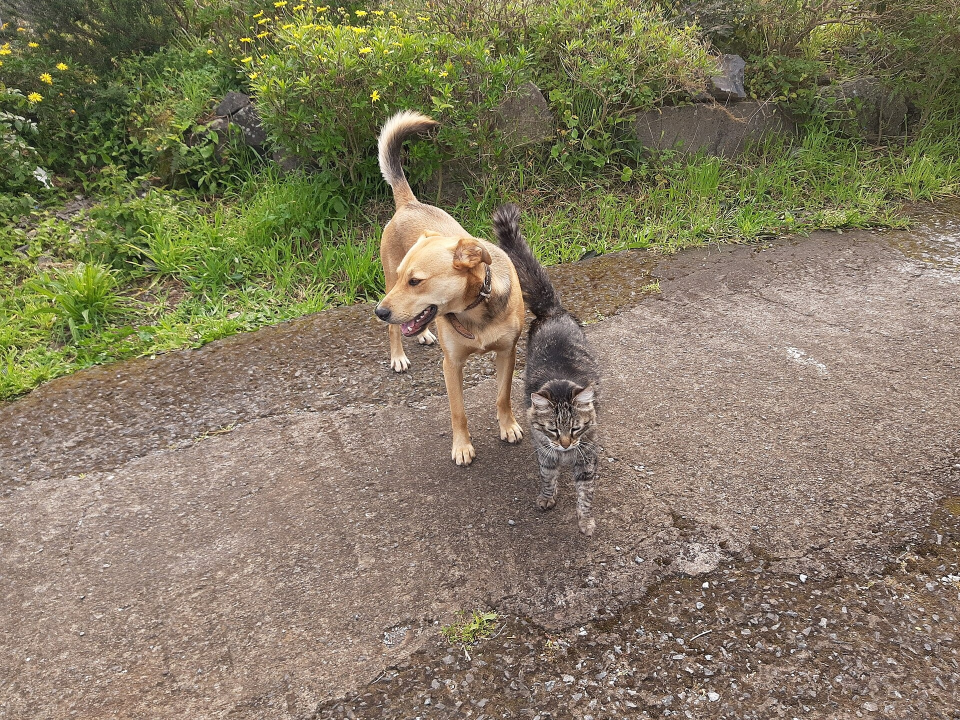
#> input picture assets/s2-0/occlusion_dogcat.jpg, 1920 x 1440 px, given in place of camp.jpg, which was not available (shown at 1/2 size)
$ python prepare_images.py ../../assets/s2-0/occlusion_dogcat.jpg
#> lines starting #> are read from the running program, lines starting #| are printed output that depends on the picture; after the words box and inside, x2 and y2 are one past the last pixel; in counts of white or black regions, pixels touching at a corner belong together
"""準備 S2-0 測試圖片（CC0），輸出到 assets/s2-0/。

用法：python scripts/s2_0/prepare_images.py <下載暫存目錄>
暫存目錄需要有：camp.jpg、girl_dog.jpg、picnic.jpg（rawpixel）、desk.jpg、dogcat.jpg（Wikimedia Commons）

illustration_camp.png 是由兩張 CC0 插畫合成：營地場景（太陽、雲、樹、帳篷）+ 遛狗的女孩。
女孩圖只把「和邊界相連的近白色背景」設為透明（內部的白色區域保留），再直接貼上。
"""

import sys
from pathlib import Path

import numpy as np
from PIL import Image
from scipy import ndimage

from common import IMAGES


def cut_outer_background(im: Image.Image, thresh: int = 235) -> Image.Image:
    rgb = np.asarray(im.convert("RGB"))
    light = (rgb >= thresh).all(axis=2)
    labels, _ = ndimage.label(light)
    border = set(np.unique(np.concatenate([labels[0], labels[-1], labels[:, 0], labels[:, -1]]))) - {0}
    outside = np.isin(labels, list(border))
    alpha = np.where(outside, 0, 255).astype(np.uint8)
    alpha = np.asarray(Image.fromarray(alpha).filter(__import__("PIL.ImageFilter").ImageFilter.GaussianBlur(0.7)))
    return Image.fromarray(np.dstack([rgb, alpha]), "RGBA")

src = Path(sys.argv[1])
IMAGES.mkdir(parents=True, exist_ok=True)

# 1. 插畫：營地場景 + 女孩與狗
camp = Image.open(src / "camp.jpg").convert("RGB")            # 1024x1024，場景置中
#> camp is the input picture: PIL image 1920x1440 RGB; mean R, G, B 131.7, 122.9, 98
w, h = camp.size
#> w = 1920; h = 1440
scene = camp.crop((0, int(h * 0.12), w, int(h * 0.12) + 768))  # 取 1024x768 的橫幅
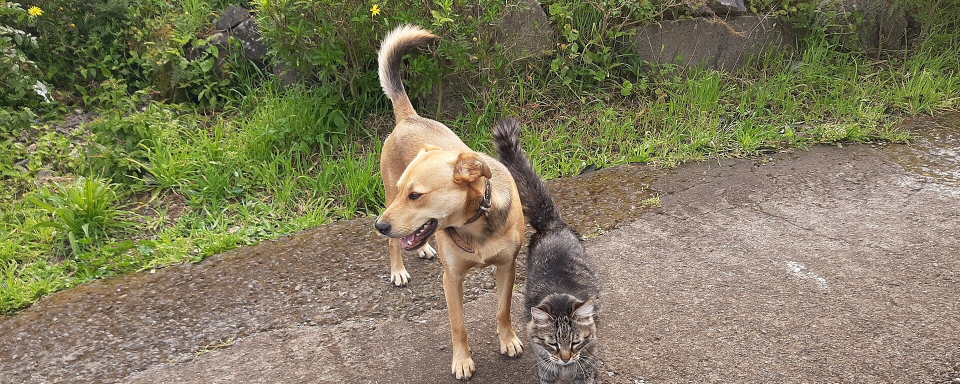
#> scene: PIL image 1920x768 RGB (shown at 1/2 size); mean R, G, B 128.5, 123.3, 93.7
girl = cut_outer_background(Image.open(src / "girl_dog.jpg"))
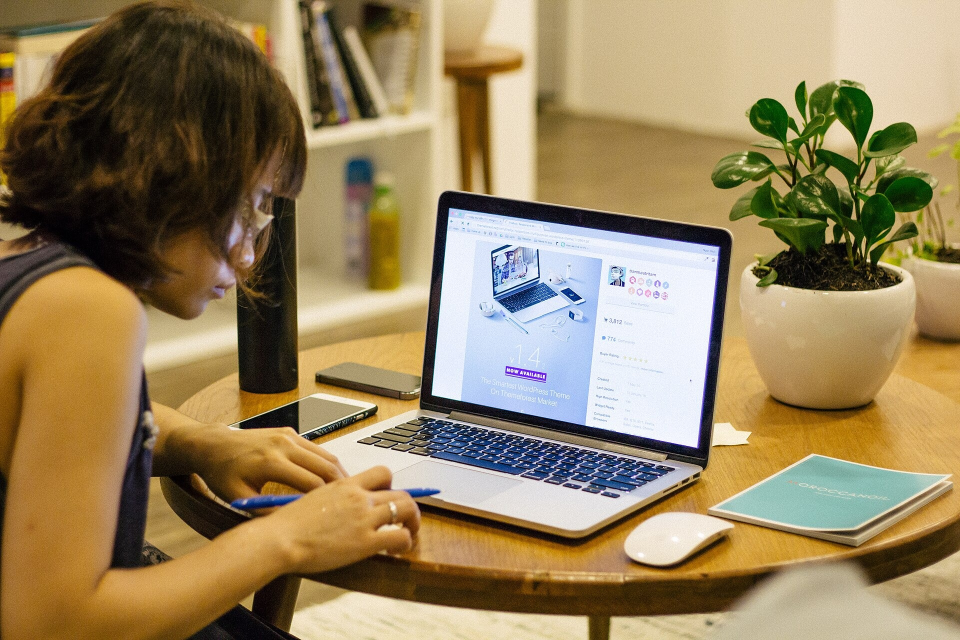
#> input picture assets/s2-0/photo_desk.jpg, 1920 x 1280 px, given in place of girl_dog.jpg, which was not available (shown at 1/2 size)
#> in cut_outer_background, rgb is the input picture: shape (1280, 1920, 3); mean R, G, B 151, 131.6, 94.8
#> in cut_outer_background, `light = (rgb >= thresh).all(axis=2)`:
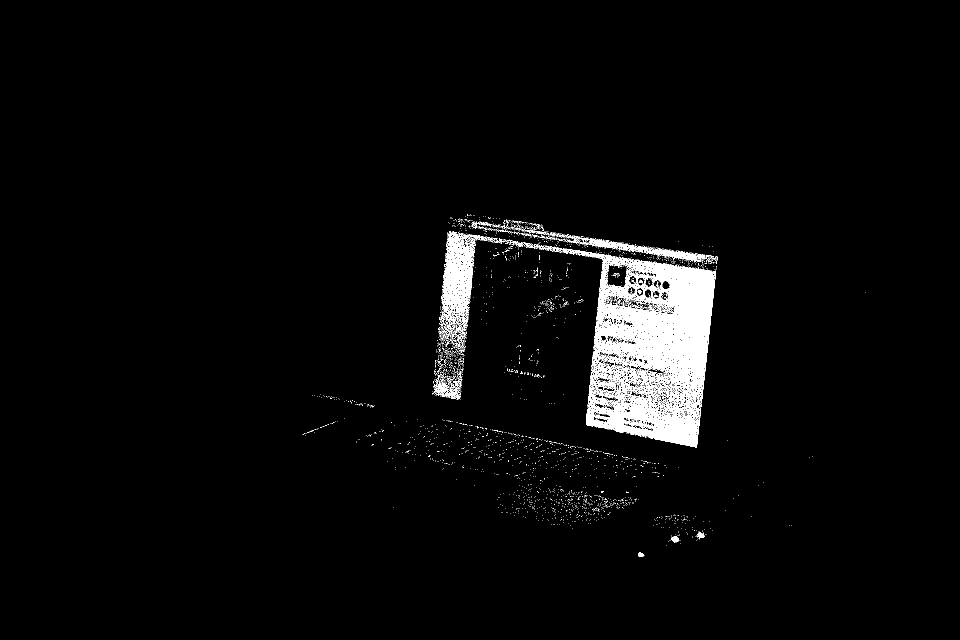
#> light: shape (1280, 1920) bool (shown at 1/2 size); 2.9% white; 2762 white regions (2719 under 20 px), largest, box (x1, y1, x2, y2) and area: (1103, 493, 1432, 895) 53423, (883, 462, 975, 678) 6966, (1099, 465, 1428, 525) 2606
#> in cut_outer_background, `labels, _ = ndimage.label(light)`:
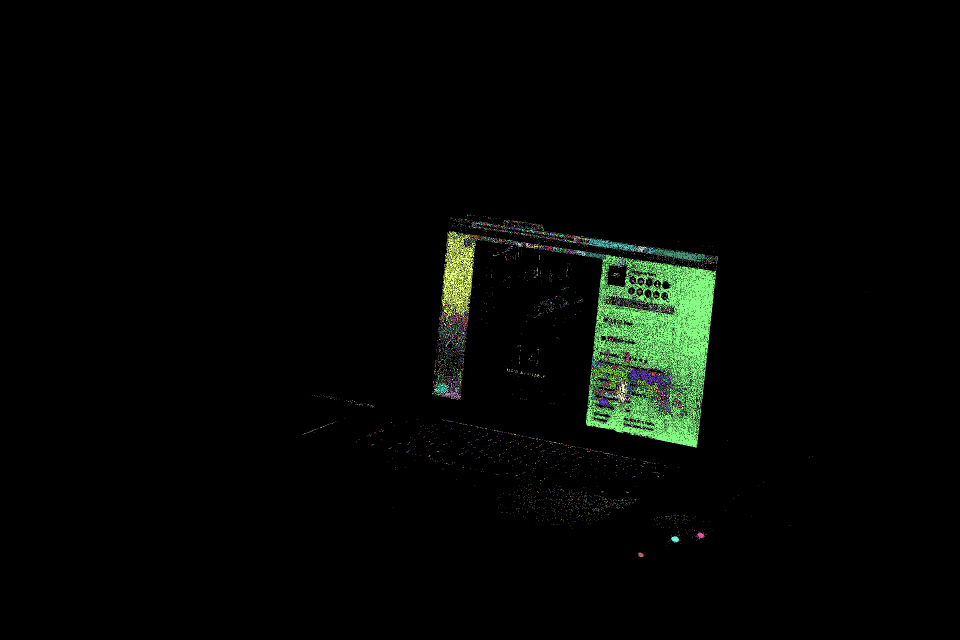
#> labels: shape (1280, 1920) int32 (shown at 1/2 size); 4883 distinct labels, from 0 to 4882; one colour per label, 0 black
#> in cut_outer_background, `border = set(np.unique(np.concatenate([labels[0], labels[-1], labels[:..`: border = 0 items
#> in cut_outer_background, `outside = np.isin(labels, list(border))`: outside: shape (1280, 1920) bool; every value is 0
#> in cut_outer_background, `alpha = np.where(outside, 0, 255).astype(np.uint8)`: alpha: shape (1280, 1920); every value is 255
girl = girl.resize((int(girl.width * 0.42), int(girl.height * 0.42)), Image.LANCZOS)
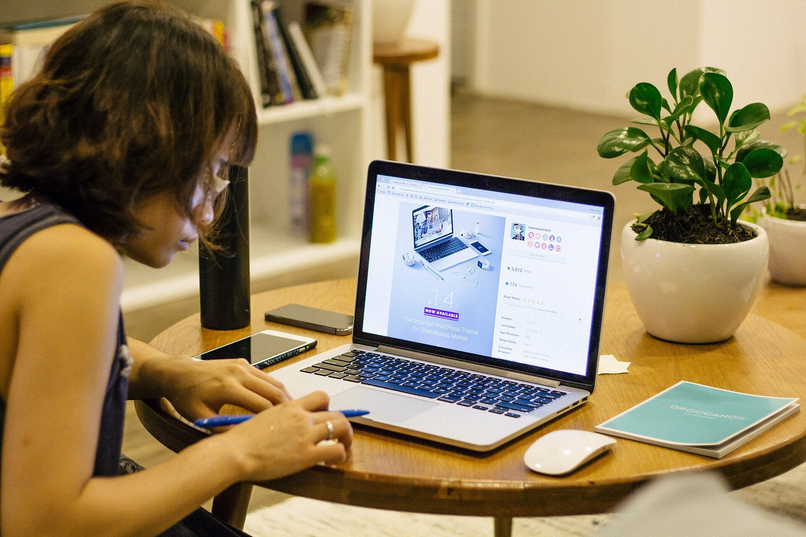
#> girl: PIL image 806x537 RGBA; mean R, G, B, A 151, 131.6, 94.8, 255
scene.paste(girl, (scene.width - girl.width - 10, scene.height - girl.height - 40), girl)
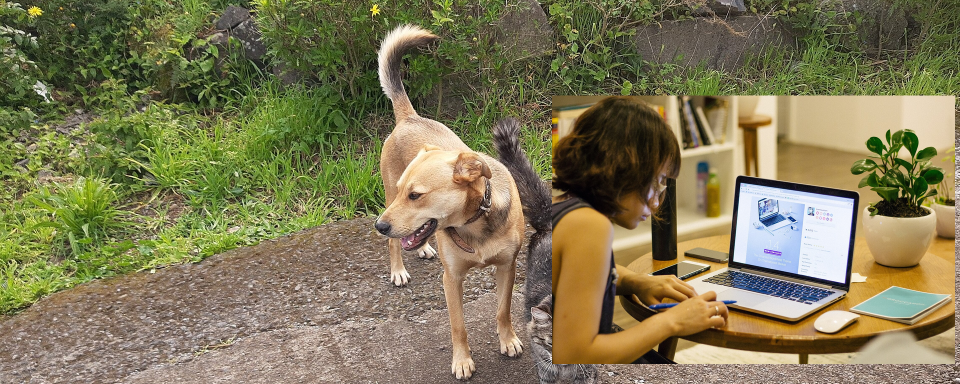
#> scene: PIL image 1920x768 RGB (shown at 1/2 size); mean R, G, B 128.2, 120.9, 86.3
scene.save(IMAGES / "illustration_camp.png")

# 2. 插畫：賞花野餐（多人重疊）
Image.open(src / "picnic.jpg").convert("RGB").save(IMAGES / "illustration_picnic.png")

# 3. 照片：人物 + 多個物件；4. 照片：狗與貓互相遮擋（長邊縮到 2048，避免 repo 過大）
for name, out in (("desk.jpg", "photo_desk.jpg"), ("dogcat.jpg", "occlusion_dogcat.jpg")):
#> (the run stopped early here; a loop or call above may not have finished)
